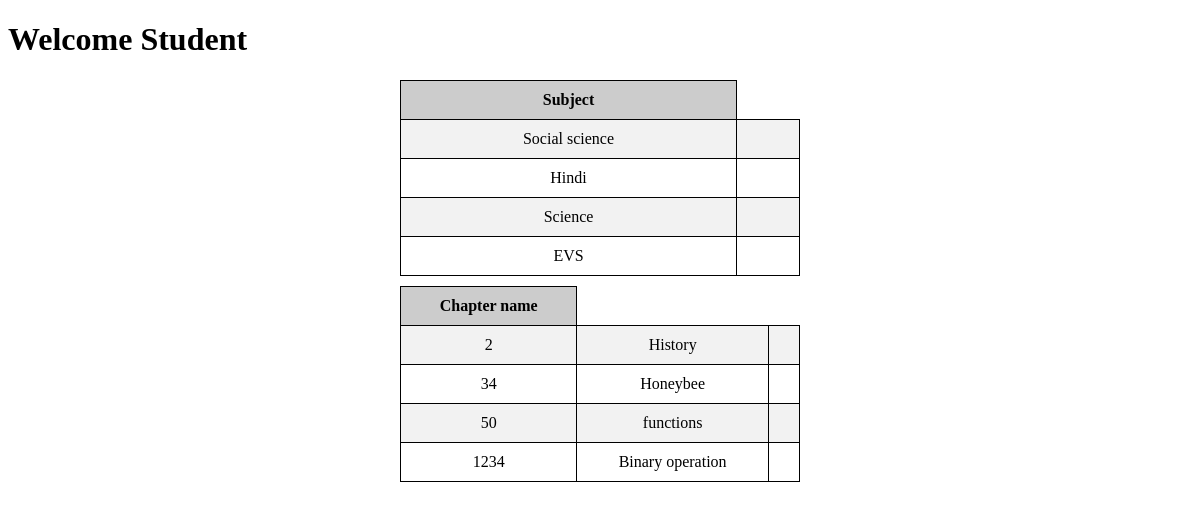
The page /standard/studentdash.php on the database its author committed.
### tables this page shows
CREATE TABLE `subject` (
  `id` int NOT NULL,
  `subjectname` varchar(20) NOT NULL
);

CREATE TABLE `chapter` (
  `id` int NOT NULL,
  `chaptername` varchar(50) NOT NULL
);

### standard/studentdash.php (the view, shortened to what this page needs)
<!DOCTYPE html>
<html lang="en">
<head>
</head>
<body>
    <h1> Welcome Student</h1>
</body>
</html>
<?php
$connection = mysqli_connect('localhost','root','root','portal');
$query = "SELECT * from subject";
$result = mysqli_query($connection,$query);
if(mysqli_num_rows($result)>0){
?>
  <table class="my-table">
    <tr>
      <th>Subject</th>
    </tr>
    <?php
    while($row = mysqli_fetch_assoc($result)){
    ?>
      <tr>
        <td><?php echo $row['subjectname'];?></td>
        <td>
        </td>
      </tr>
    <?php
    }
  }
  ?>
</table>
<?php
$connection = mysqli_connect('localhost','root','root','portal');
$query = "SELECT * from chapter";
$result = mysqli_query($connection,$query);
if(mysqli_num_rows($result)>0){
?>
  <table class="my-table">
    <tr>
      <th>Chapter name</th>
    </tr>
    <?php
    while($row = mysqli_fetch_assoc($result)){
    ?>
      <tr>
        <td><?php echo $row['id'];?></td>
        <td><?php echo $row['chaptername'];?></td>
        <td>
        </td>
      </tr>
    <?php
    }
  }
  ?>
</table>

### standard/studentdash.php (style rules this page uses)
.my-table { border-collapse: collapse; width: 400px; margin: 10px auto; }
.my-table th, .my-table td { border: 1px solid black; padding: 10px; text-align: center; }
.my-table th { background-color: #ccc; }
.my-table tr:nth-child(even) { background-color: #f2f2f2; }

### rows shown on the page
subject: subjectname "Social science"
subject: subjectname "Hindi"
subject: subjectname "Science"
subject: subjectname "EVS"
chapter: id "2", chaptername "History"
chapter: id "34", chaptername "Honeybee"
chapter: id "50", chaptername "functions"
chapter: id "1234", chaptername "Binary operation"
